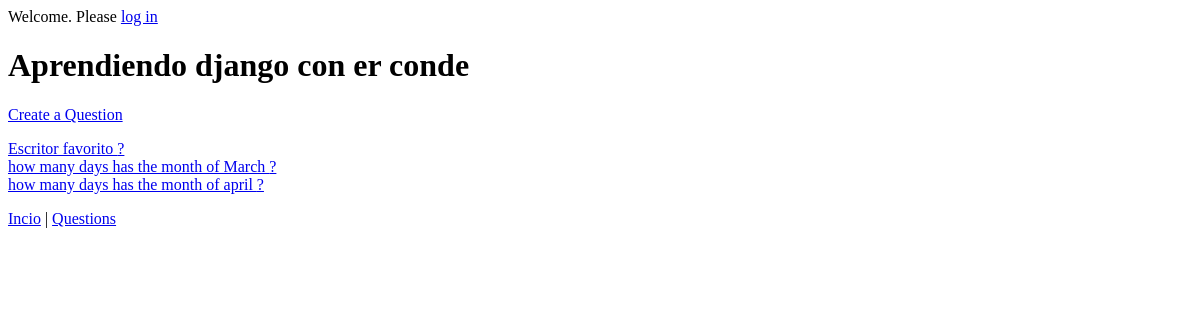
The page /question/ (signed in) on the database as committed earlier.
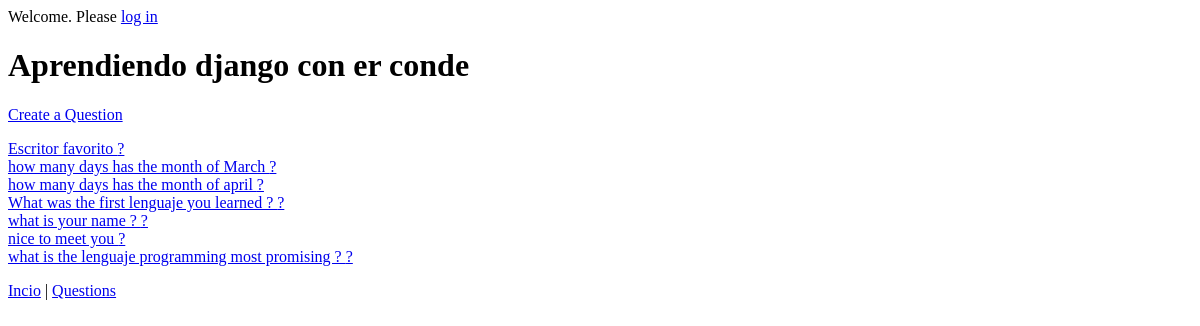
The same page on the database as committed later.
### askquestions/models.py (models this page shows, shortened)
class Question(models.Model):
    asunto = models.CharField(max_length=200)
    descripcion = models.TextField()
    fecha_publicacion = models.DateTimeField(auto_now_add=True)
    def publicado_hoy(self):
        return self.fecha_publicacion.date() == timezone.now().date()
    publicado_hoy.boolean = True
    publicado_hoy.descripcion_corta = "¿Preguntado hoy?"

### askquestions/views.py (the view)
# urls.py: url(r'^question/$', 'askquestions.views.index', name='questions'),
@login_required()
def index(request):
    questions = Question.objects.all()
    return render_to_response('askquestions/index.html',
                                {'question': questions})

### templates/askquestions/index.html (shortened to what this page needs)
{% extends "base.html" %}
{% block content %}
     <p> <a href="{% url "question_create" %}"> Create a Question </a> </p>
    {% for question in question %}
        <a href="{% url "question_detail" question.id %}">{{ question.asunto }} ? </a><br/>
    {% endfor %}
{% endblock %}

Rows that differ between the two databases and show on the page:
added Question: asunto "What was the first lenguaje you learned ?"
added Question: asunto "what is your name ?"
added Question: asunto "nice to meet you"
added Question: asunto "what is the lenguaje programming most promising ?"
